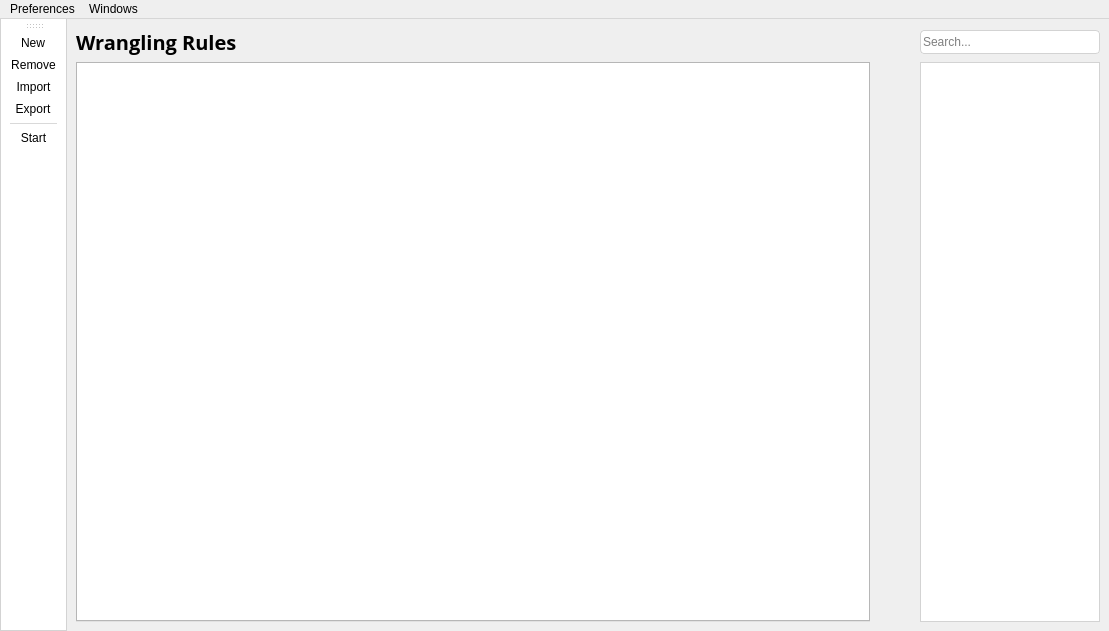
<?xml version="1.0" encoding="UTF-8"?>
<ui version="4.0">
 <class>MainWindow</class>
 <widget class="QMainWindow" name="MainWindow">
  <property name="geometry">
   <rect>
    <x>0</x>
    <y>0</y>
    <width>1109</width>
    <height>631</height>
   </rect>
  </property>
  <property name="windowTitle">
   <string>Wrangling helper</string>
  </property>
  <property name="windowIcon">
   <iconset resource="../resource.qrc">
    <normaloff>:/icons/app.svg</normaloff>:/icons/app.svg</iconset>
  </property>
  <property name="styleSheet">
   <string notr="true">/*QMainWindow{
background-image:url(&quot;C:/Users/asierra/Downloads/2950446-abstract-colorful-white-background-shapes-digital-art-simple-background___abstract-wallpapers.jpg&quot;);
background-position: center;
}*/

#centralwidget{
/*
background-image:url(&quot;C:/Users/asierra/Downloads/2950446-abstract-colorful-white-background-shapes-digital-art-simple-background___abstract-wallpapers.jpg&quot;)
;background-position: center
*/
border-image: url(:/icons/background.jpg) 0 0 0 0 stretch stretch;
;}

QSpinBox{
	min-height: 22px;
	border:1px solid lightgrey; 
	border-radius: 4px
}

QSpinBox::up-button {
    background:transparent;
}

QSpinBox::up-arrow {
    image: url(:/icons/light/chevron-up.svg);
    width: 7px;
    height: 7px;
}

QSpinBox::down-button {
    background:transparent;
}

QSpinBox::down-arrow {
    image: url(:/icons/light/chevron-down.svg);
    width: 7px;
    height: 7px;
}

QComboBox{
	border:1px solid lightgrey;
	border-radius: 4px;
	min-height: 22px
}

QComboBox::drop-down {
	subcontrol-origin: padding;
	subcontrol-position: top right;
	width: 15px;
	border-left-width: 1px;
	border-left-color: darkgray;
	border-left-style: solid; /* just a single line */
	border-top-right-radius: 3px; /* same radius as the QComboBox */
	border-bottom-right-radius: 3px;
}

QComboBox::down-arrow {
	image: url(:/icons/light/chevron-down.svg);
}

QComboBox::down-arrow:on { /* shift the arrow when popup is open */
    top: 1px;
    left: 1px;
}

QComboBox QAbstractItemView {
    border: 1px solid lightgrey;
	background:white;
}

QLineEdit {
	border:1px solid lightgrey;
	border-radius: 4px;
	min-height: 22px
}</string>
  </property>
  <widget class="QWidget" name="centralwidget">
   <layout class="QVBoxLayout" name="verticalLayout">
    <item>
     <layout class="QHBoxLayout" name="horizontalLayout">
      <property name="topMargin">
       <number>0</number>
      </property>
      <item>
       <widget class="QLabel" name="label">
        <property name="sizePolicy">
         <sizepolicy hsizetype="Expanding" vsizetype="Preferred">
          <horstretch>0</horstretch>
          <verstretch>0</verstretch>
         </sizepolicy>
        </property>
        <property name="font">
         <font>
          <family>Open Sans</family>
          <pointsize>15</pointsize>
          <weight>75</weight>
          <bold>true</bold>
         </font>
        </property>
        <property name="text">
         <string>Wrangling Rules</string>
        </property>
       </widget>
      </item>
      <item>
       <widget class="QLineEdit" name="rules_searcher_le">
        <property name="sizePolicy">
         <sizepolicy hsizetype="Minimum" vsizetype="Fixed">
          <horstretch>0</horstretch>
          <verstretch>0</verstretch>
         </sizepolicy>
        </property>
        <property name="minimumSize">
         <size>
          <width>180</width>
          <height>24</height>
         </size>
        </property>
        <property name="focusPolicy">
         <enum>Qt::ClickFocus</enum>
        </property>
        <property name="styleSheet">
         <string notr="true">border:1px solid lightgrey;
border-radius: 4px</string>
        </property>
        <property name="placeholderText">
         <string>Search...</string>
        </property>
       </widget>
      </item>
     </layout>
    </item>
    <item>
     <layout class="QHBoxLayout" name="horizontalLayout_2" stretch="1,0">
      <property name="spacing">
       <number>50</number>
      </property>
      <property name="rightMargin">
       <number>0</number>
      </property>
      <item>
       <widget class="QTabWidget" name="rules_tabs_widget">
        <property name="focusPolicy">
         <enum>Qt::NoFocus</enum>
        </property>
        <property name="autoFillBackground">
         <bool>false</bool>
        </property>
        <property name="styleSheet">
         <string notr="true">QTabWidget{
	background-color:white;
}

QTabWidget::tab-bar {
	background-color:transparent;
 }

QTabBar {
	font-size: 9pt;
	font-family: Open Sans;
}

 QTabBar::tab {
     background: transparent;
     border: 0px solid #C4C4C3;
     border-bottom: 3px solid #b3cde0;
     min-width: 35px;
     padding: 7px;
    margin-right:10px;
 }

 QTabBar::tab:selected, QTabBar::tab:hover {
     border-bottom: 3px solid #6497b1;
 }

 QTabBar::tab:selected {
     border-bottom: 3px solid #005b96;
 }</string>
        </property>
        <property name="currentIndex">
         <number>-1</number>
        </property>
        <property name="documentMode">
         <bool>false</bool>
        </property>
        <property name="movable">
         <bool>true</bool>
        </property>
       </widget>
      </item>
      <item>
       <widget class="QListWidget" name="loaded_rules_lw">
        <property name="sizePolicy">
         <sizepolicy hsizetype="Minimum" vsizetype="Expanding">
          <horstretch>0</horstretch>
          <verstretch>0</verstretch>
         </sizepolicy>
        </property>
        <property name="maximumSize">
         <size>
          <width>180</width>
          <height>16777215</height>
         </size>
        </property>
        <property name="styleSheet">
         <string notr="true">QListWidget{
border:1px solid lightgrey;
}

QListWidget::item{
padding:2px
}</string>
        </property>
        <property name="dragDropMode">
         <enum>QAbstractItemView::InternalMove</enum>
        </property>
        <property name="selectionMode">
         <enum>QAbstractItemView::ExtendedSelection</enum>
        </property>
       </widget>
      </item>
     </layout>
    </item>
   </layout>
  </widget>
  <widget class="QMenuBar" name="menubar">
   <property name="geometry">
    <rect>
     <x>0</x>
     <y>0</y>
     <width>1109</width>
     <height>21</height>
    </rect>
   </property>
   <widget class="QMenu" name="menuPreferences">
    <property name="title">
     <string>Preferences</string>
    </property>
    <addaction name="actionWrangler_only_jobs_from_now_on"/>
   </widget>
   <widget class="QMenu" name="menuWindows">
    <property name="title">
     <string>Windows</string>
    </property>
    <addaction name="actionConsole"/>
    <addaction name="actionPriority_excel_import"/>
   </widget>
   <addaction name="menuPreferences"/>
   <addaction name="menuWindows"/>
  </widget>
  <widget class="QToolBar" name="toolBar">
   <property name="windowTitle">
    <string>Main toolbar</string>
   </property>
   <property name="styleSheet">
    <string notr="true">QToolBar{
	background-color:white;
	border:1px solid lightgrey;
	border-top: 0px solid black;
}</string>
   </property>
   <property name="iconSize">
    <size>
     <width>16</width>
     <height>16</height>
    </size>
   </property>
   <attribute name="toolBarArea">
    <enum>LeftToolBarArea</enum>
   </attribute>
   <attribute name="toolBarBreak">
    <bool>false</bool>
   </attribute>
   <addaction name="actionNew"/>
   <addaction name="actionRemove"/>
   <addaction name="actionImport"/>
   <addaction name="actionExport"/>
   <addaction name="separator"/>
   <addaction name="actionStart"/>
  </widget>
  <action name="actionNew">
   <property name="icon">
    <iconset resource="../resource.qrc">
     <normaloff>:/icons/light/add.svg</normaloff>:/icons/light/add.svg</iconset>
   </property>
   <property name="text">
    <string>New</string>
   </property>
   <property name="statusTip">
    <string>New</string>
   </property>
   <property name="shortcut">
    <string>Ctrl+N</string>
   </property>
  </action>
  <action name="actionRemove">
   <property name="icon">
    <iconset resource="../resource.qrc">
     <normaloff>:/icons/light/remove.svg</normaloff>:/icons/light/remove.svg</iconset>
   </property>
   <property name="text">
    <string>Remove</string>
   </property>
   <property name="statusTip">
    <string>Remove</string>
   </property>
  </action>
  <action name="actionImport">
   <property name="icon">
    <iconset resource="../resource.qrc">
     <normaloff>:/icons/light/go-to-file.svg</normaloff>:/icons/light/go-to-file.svg</iconset>
   </property>
   <property name="text">
    <string>Import</string>
   </property>
   <property name="statusTip">
    <string>Import</string>
   </property>
   <property name="shortcut">
    <string>Ctrl+I</string>
   </property>
  </action>
  <action name="actionExport">
   <property name="icon">
    <iconset resource="../resource.qrc">
     <normaloff>:/icons/light/save.svg</normaloff>:/icons/light/save.svg</iconset>
   </property>
   <property name="text">
    <string>Export</string>
   </property>
   <property name="statusTip">
    <string>Export</string>
   </property>
  </action>
  <action name="actionStart">
   <property name="icon">
    <iconset resource="../resource.qrc">
     <normaloff>:/icons/light/play.svg</normaloff>:/icons/light/play.svg</iconset>
   </property>
   <property name="text">
    <string>Start</string>
   </property>
   <property name="statusTip">
    <string>Start/Pause</string>
   </property>
   <property name="shortcut">
    <string>Ctrl+R</string>
   </property>
  </action>
  <action name="actionWrangler_only_jobs_from_now_on">
   <property name="checkable">
    <bool>true</bool>
   </property>
   <property name="checked">
    <bool>true</bool>
   </property>
   <property name="text">
    <string>Wrangler only jobs from now on</string>
   </property>
  </action>
  <action name="actionConsole">
   <property name="icon">
    <iconset resource="../resource.qrc">
     <normaloff>:/icons/light/console.svg</normaloff>:/icons/light/console.svg</iconset>
   </property>
   <property name="text">
    <string>Console</string>
   </property>
  </action>
  <action name="actionPriority_excel_import">
   <property name="icon">
    <iconset resource="../resource.qrc">
     <normaloff>:/icons/light/new-file.svg</normaloff>:/icons/light/new-file.svg</iconset>
   </property>
   <property name="text">
    <string>Priority Excel Import</string>
   </property>
  </action>
 </widget>
 <resources>
  <include location="../resource.qrc"/>
 </resources>
 <connections/>
</ui>
